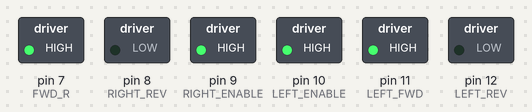
This sketch was run on a simulated Arduino Uno, built with avr-gcc and run on an emulated ATmega328P. On the bench: switched loads named in the sketch (green lamp = pin HIGH).

Above: at 2.5 s.
At 5.5 s:
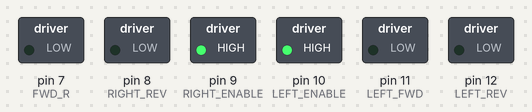
At 7.0 s:
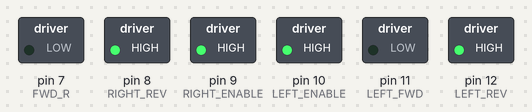
At 9.0 s:
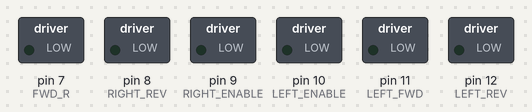
Timing chart, 0 to 13.0 s (numbered marks = the images above):
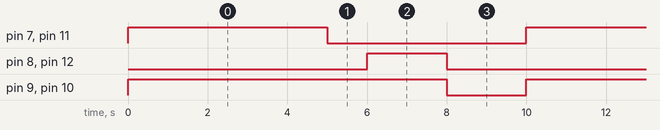

The sketch:

Story3.ino
```cpp
int const FWD_R = 7;
int const RIGHT_REV = 8;
int const RIGHT_ENABLE = 9;
int const LEFT_ENABLE = 10;
int const LEFT_FWD = 11;
int const LEFT_REV = 12;

void setup()
{
  pinMode(FWD_R, OUTPUT);
  pinMode(RIGHT_REV, OUTPUT);
  pinMode(RIGHT_ENABLE, OUTPUT);
  pinMode(LEFT_ENABLE, OUTPUT);
  pinMode(LEFT_FWD, OUTPUT);
  pinMode(LEFT_REV, OUTPUT);
}
void loop()
{
  // You need to have an enable and a direction on
  // HIGH to rotate a motor
  digitalWrite(RIGHT_ENABLE,HIGH);
  digitalWrite(LEFT_ENABLE,HIGH);
  digitalWrite(FWD_R,HIGH);
  digitalWrite(LEFT_FWD,HIGH);
  delay (5000);
  digitalWrite(FWD_R,LOW);
  digitalWrite(LEFT_FWD,LOW);
  delay (1000);
  digitalWrite(LEFT_REV,HIGH);
  digitalWrite(RIGHT_REV,HIGH);
  delay (2000);
  digitalWrite(LEFT_REV,LOW);
  digitalWrite(RIGHT_REV,LOW);
  digitalWrite(RIGHT_ENABLE,LOW);
  digitalWrite(LEFT_ENABLE,LOW);
  delay (2000);
}
```

Measured:
- by itself, pin 7 (FWD_R), pin 11 (LEFT_FWD): alternates HIGH for 5.0 s and LOW for 5.0 s
- by itself, pin 8 (RIGHT_REV), pin 12 (LEFT_REV): alternates HIGH for 2.0 s and LOW for 8.0 s
- by itself, pin 9 (RIGHT_ENABLE), pin 10 (LEFT_ENABLE): alternates HIGH for 8.0 s and LOW for 2.0 s
